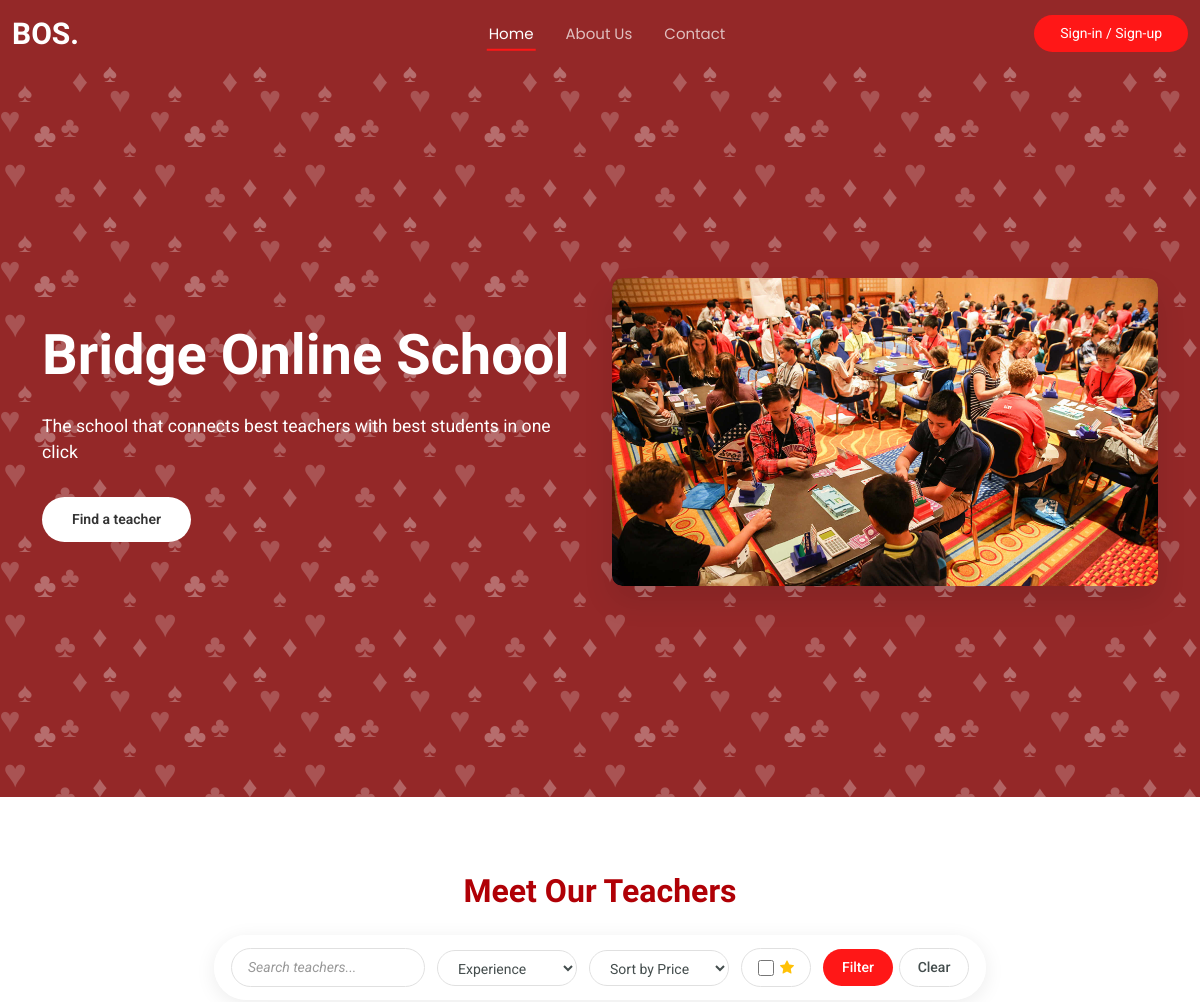
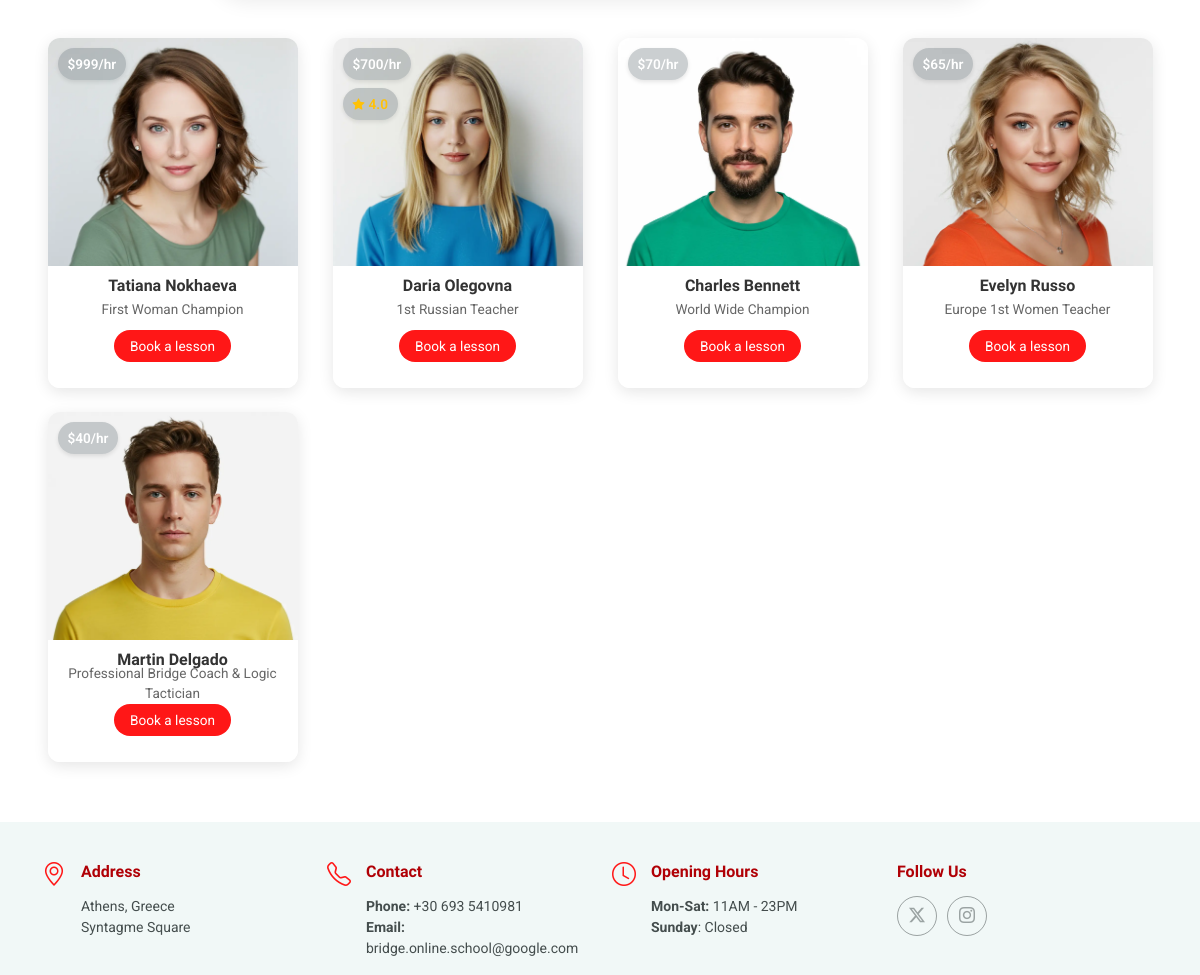
The page / on the database its author committed (2 pictures, top to bottom).
### landing/models.py (models this page shows, shortened)
class Teacher(models.Model):
    user = models.OneToOneField(User, on_delete=models.CASCADE, related_name='teacher_profile', null=True, blank=True)
    first_name = models.CharField(max_length=50)
    last_name = models.CharField(max_length=50)
    title = models.CharField(max_length=50)
    experience = models.CharField(max_length=500)
    teaching_years = models.IntegerField(null=True, blank=True)
    avatar = models.ImageField(upload_to='teachers/avatars')
    lesson_price = models.DecimalField(max_digits=6, decimal_places=0)
    course_price = models.DecimalField(max_digits=7, decimal_places=0)
    is_active = models.BooleanField(default=False)

### landing/views.py (the view, shortened to what this page needs)
# urls.py: path("", views.home, name="home"),
def home(request):
    teachers = Teacher.objects.all()
    pending_teachers = Teacher.objects.filter(is_active=False).annotate(avg_rating=Avg('ratings__rating'))
    active_teachers = Teacher.objects.filter(is_active=True).annotate(avg_rating=Avg('ratings__rating'))
    search_query = request.GET.get('search', '')
    min_years = request.GET.get('min_years', '')
    if min_years:
        try:
            min_years = int(min_years)
            active_teachers = active_teachers.filter(teaching_years__gte=min_years)
        except ValueError:
            pass
    has_reviews = request.GET.get('has_reviews', '')
    if has_reviews:
        active_teachers = active_teachers.filter(ratings__isnull=False).distinct()
    sort_by = request.GET.get('sort_by', '')
    if sort_by == 'price_asc':
        active_teachers = active_teachers.order_by('lesson_price')
    elif sort_by == 'price_desc':
        active_teachers = active_teachers.order_by('-lesson_price')
    teachers = active_teachers.union(Teacher.objects.filter(is_active=False), all=True)
    context = {
        'teachers': teachers,
        'active_teachers': active_teachers,
        'pending_teachers': pending_teachers,
        'search_query': search_query,
        'min_years': min_years,
        'sort_by': sort_by,
        'has_reviews': has_reviews,
    }
    return render(request, "landing/index.html", context)

### landing/templates/landing/index.html (shortened to what this page needs)
{% extends 'base.html' %}
{% load static %}
{% block content %}
  <main class="main">
    <section id="hero" class="hero section">
      <div class="container" data-aos="fade-up" data-aos-delay="100">
        <div class="row align-items-center">
          <div class="col-lg-6">
            <div class="hero-content" data-aos="fade-up" data-aos-delay="500">
              <h2 style="color: white;">Bridge Online School</h2>
              <p style="color: white;">The school that connects best teachers with best students in one click</p>
              <div class="hero-btns">
                <a href="#team" class="btn btn-primary rounded-pill">Find a teacher</a>
              </div>
          </div>
          </div>
          <div class="col-lg-6">
            <div class="hero-image" data-aos="zoom-out" data-aos-delay="300">
              <img src="{% static 'assets/img/about/bridge-competition.jpg' %}" alt="Consulting Services" class="img-fluid">
            </div>
          </div>
        </div>
      </div>
    </section>
    <section id="team" class="team section">
      <div class="container section-title" data-aos="fade-up">
        <div><span>Meet Our Teachers</span></div>
      </div>
      <div class="container" data-aos="fade-up" data-aos-delay="50">
        <div class="d-flex justify-content-center">
          <div class="filter-section-minimal">
            <form method="GET" class="teacher-filters-minimal" action="{% url 'landing:home' %}#team">
              <div class="filter-row">
                <div class="filter-item">
                  <input type="text" class="form-control-minimal" name="search"
                         placeholder="Search teachers..." value="{{ search_query }}">
                </div>
                <div class="filter-item">
                <select class="form-select-minimal" name="min_years">
                  <option value="">Experience</option>
                </select>
              </div>
              <div class="filter-item">
                <select class="form-select-minimal" name="sort_by">
                  <option value="">Sort by Price</option>
                </select>
              </div>
              <div class="filter-item">
                <div class="reviews-filter-checkbox">
                  <input type="checkbox" class="form-check-input-minimal" id="has_reviews" name="has_reviews"
                         {% if has_reviews %}checked{% endif %}>
                  <label for="has_reviews" class="form-check-label-minimal">
                    <i class="bi bi-star-fill"></i>
                  </label>
                </div>
              </div>
              <div class="filter-item">
                <button type="submit" class="btn-filter">Filter</button>
                <a href="{% url 'landing:home' %}#team" class="btn-clear">Clear</a>
              </div>
            </div>
          </form>
        </div>
        </div>
      </div>
      <div class="container" data-aos="fade-up" data-aos-delay="100">
        <div class="team-catalog">
          <div class="row g-4">
            {% if active_teachers %}
            {% for teacher in active_teachers %}
            <div class="col-xl-3 col-lg-4 col-md-6 col-6" data-aos="fade-up" data-aos-delay="100">
              <div class="team-card">
                <div class="team-image">
                  <img src="{{ teacher.avatar.url }}" class="img-fluid" alt="{{teacher.first_name}} {{teacher.last_name}}" loading="lazy">
                  <div class="price-tag">
                    ${{ teacher.lesson_price }}/hr
                  </div>
                  {% if teacher.avg_rating %}
                  <div class="rating-tag">
                    <i class="bi bi-star-fill"></i>
                  </div>
                  {% endif %}
                </div>
                <div class="team-content">
                  <h3>{{teacher.first_name}} {{teacher.last_name}}</h3>
                  <span class="teacher-title">{{teacher.title}}</span>
                  <div class="book-action">
                    <a href="{% url 'landing:teacher' teacher.pk %}" class="btn-getstarted rounded-pill w-100">Book a lesson</a>
                  </div>
                </div>
              </div>
            </div>
            {% endfor %}
            {% endif %}
          </div>
        </div>
      </div>
    </section>
  </main>
{% endblock %}

### rows shown on the page
Teacher: avatar (picture), lesson_price "999", first_name "Tatiana", last_name "Nokhaeva", title "First Woman Champion"
Teacher: avatar (picture), lesson_price "700", first_name "Daria", last_name "Olegovna", title "1st Russian Teacher"
Teacher: avatar (picture), lesson_price "70", first_name "Charles", last_name "Bennett", title "World Wide Champion"
Teacher: avatar (picture), lesson_price "65", first_name "Evelyn", last_name "Russo", title "Europe 1st Women Teacher"
Teacher: avatar (picture), lesson_price "40", first_name "Martin", last_name "Delgado", title "Professional Bridge Coach & Logic Tactician"
